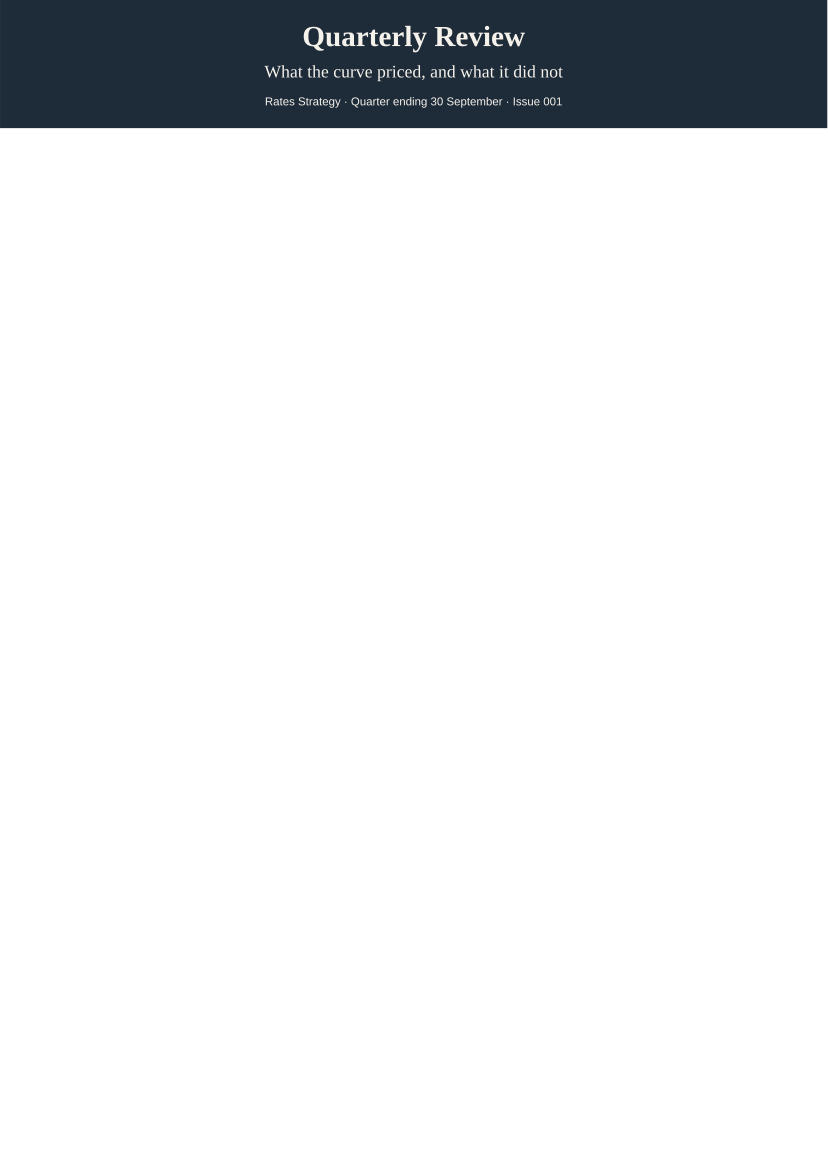

The Python source for this figure:
"""
Quarterly Review — the same builder, laid onto sheets instead of into an inbox.

The paged counterpart to ``market-snapshot``: identical components, containers
and design axes, a different **medium**. What the page adds is the managed
elements an email has no use for —

- a ``Cover`` that opens the document, on a named CSS page so no folio lands
  on it,
- a ``RunningFooter`` repeating in the bottom margin of every sheet, carrying
  the page counter,
- a ``Page`` marking a real sheet boundary before the appendix — which
  *flattens* to nothing in the email medium, so one tree serves both, and
- a ``BackMatter`` sheet closing on the disclosures.

Run it directly to (re)generate ``quarterly-review.html`` next to this file,
and ``quarterly-review.pdf`` as well when the ``[pdf]`` extra is installed:

    python examples/quarterly-review/quarterly-review.py

``build()`` is a pure, deterministic factory in the same shape as the email
examples and the fixtures in ``qa/fixtures/`` — same bytes every call.
"""

from __future__ import annotations

from pathlib import Path

from octavo.builder import CardGroup, DataTable, FullWidth, TextBlock
from octavo.builder.enums import CardOrientation
from octavo.builder.models import KpiItem, TableRow
from octavo.document import BackMatter, Cover, Page, PagedDocument, RunningFooter, RunningHeader

_GAIN = "#4A7C59"
_LOSS = "#B85450"


def build() -> PagedDocument:
    """Build the quarterly review. Deterministic: same bytes every call."""
    document = PagedDocument(
        {
            "firm_name": "Hermes Research",
            "campaign_name": "Quarterly Review",
            "department": "Rates Strategy",
            "date_range": "Quarter ending 30 September",
            "issue_label": "Issue 001",
            "current_year": "2026",
            "header_disclaimer": (
                "<p>Prepared for professional clients. Past performance is not a guide to "
                "future returns, and the figures above are gross of fees.</p>"
            ),
        },
        cover=Cover(
            title="Quarterly Review",
            subtitle="What the curve priced, and what it did not",
            background_color="#1E2B38",
            text_color="#F5F2EC",
        ),
        running_header=RunningHeader(label="Hermes Research — Quarterly Review", box="top-right"),
        running_footer=RunningFooter(label="Confidential", box="bottom-left"),
        back_matter=BackMatter(heading="Important Disclosures"),
    )

    document.add_section(
        FullWidth(
            title="Market Snapshot",
            highlight=True,
            content=CardGroup(
                [
                    KpiItem("S&P 500", "5,234", _GAIN, "+1.42%"),
                    KpiItem("UST 10Y", "4.28%", _LOSS, "+6 bps"),
                    KpiItem("Gold", "2,411", _GAIN, "+0.85%"),
                ],
                orientation=CardOrientation.HORIZONTAL,
            ),
        )
    )
    document.add_section(
        FullWidth(
            title="Narrative",
            content=TextBlock(
                "<p>The curve steepened through the quarter as the front end repriced. "
                "Duration added to returns for the first time in four quarters.</p>"
            ),
        )
    )
    document.add_section(
        FullWidth(
            title="Factor Returns",
            content=DataTable(
                headers=["Factor", "1M", "YTD"],
                rows=[
                    TableRow(cells=["Value", "+1.8%", "+7.4%"], colors=["", _GAIN, _GAIN]),
                    TableRow(cells=["Momentum", "-0.4%", "+11.2%"], colors=["", _LOSS, _GAIN]),
                ],
                source="Hermes Research",
                as_of="30 September 2026",
            ),
        )
    )
    # A sheet of its own. In the email medium this wrapper is not emitted at
    # all -- the sections inside simply run on.
    document.add_section(
        Page(
            [
                FullWidth(
                    title="Appendix — Methodology",
                    content=TextBlock(
                        "<p>Factor returns are computed long-short and gross of "
                        "transaction costs.</p>"
                    ),
                )
            ]
        )
    )
    return document


def main() -> None:
    """Render beside this file, and print what was written."""
    here = Path(__file__).parent
    html = build().save(here / "quarterly-review.html")
    print(f"{html}  ({html.stat().st_size / 1024:.1f} KB)")

    try:
        from octavo.pdf import page_count, save_pdf
    except ImportError:  # pragma: no cover - the extra is optional by design
        print('pdf skipped: install the extra with `pip install -e ".[pdf]"`')
        return
    from octavo.pdf import PdfError

    try:
        pdf = save_pdf(build(), here / "quarterly-review.pdf")
    except PdfError as exc:
        print(f"pdf skipped: {exc}")
        return
    print(f"{pdf}  ({pdf.stat().st_size / 1024:.1f} KB, {page_count(build())} page(s))")


if __name__ == "__main__":
    main()
